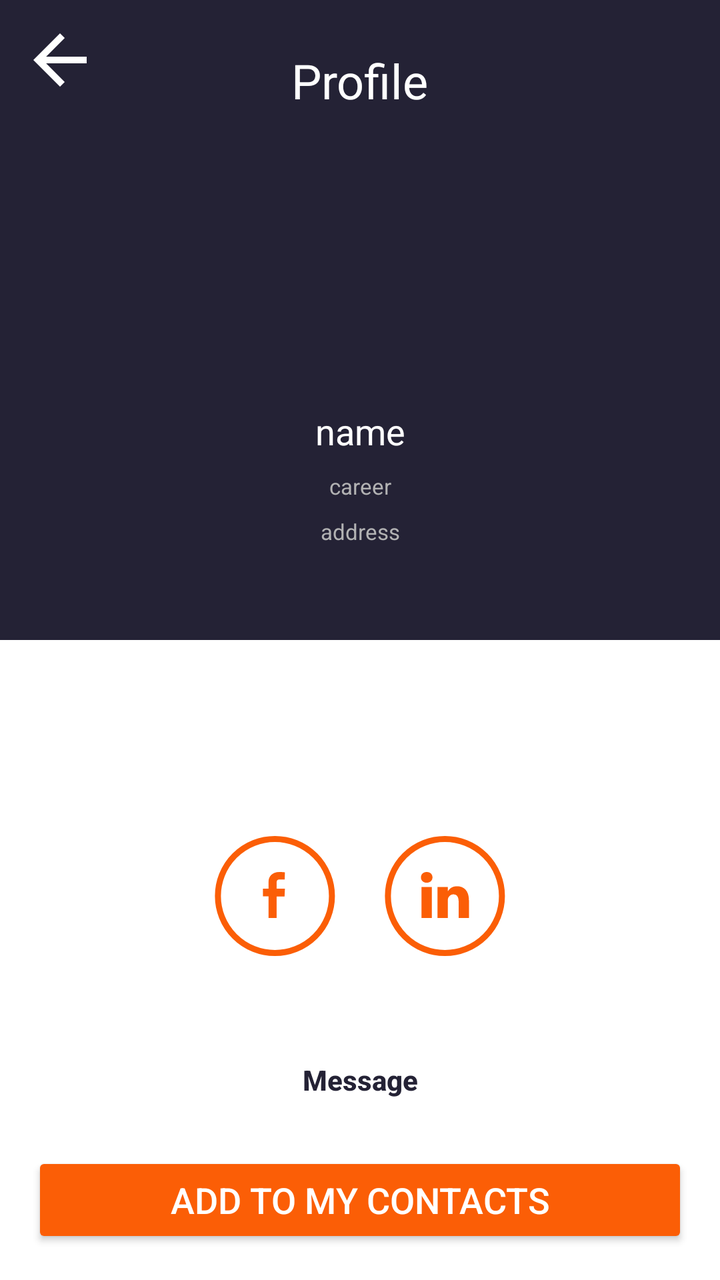
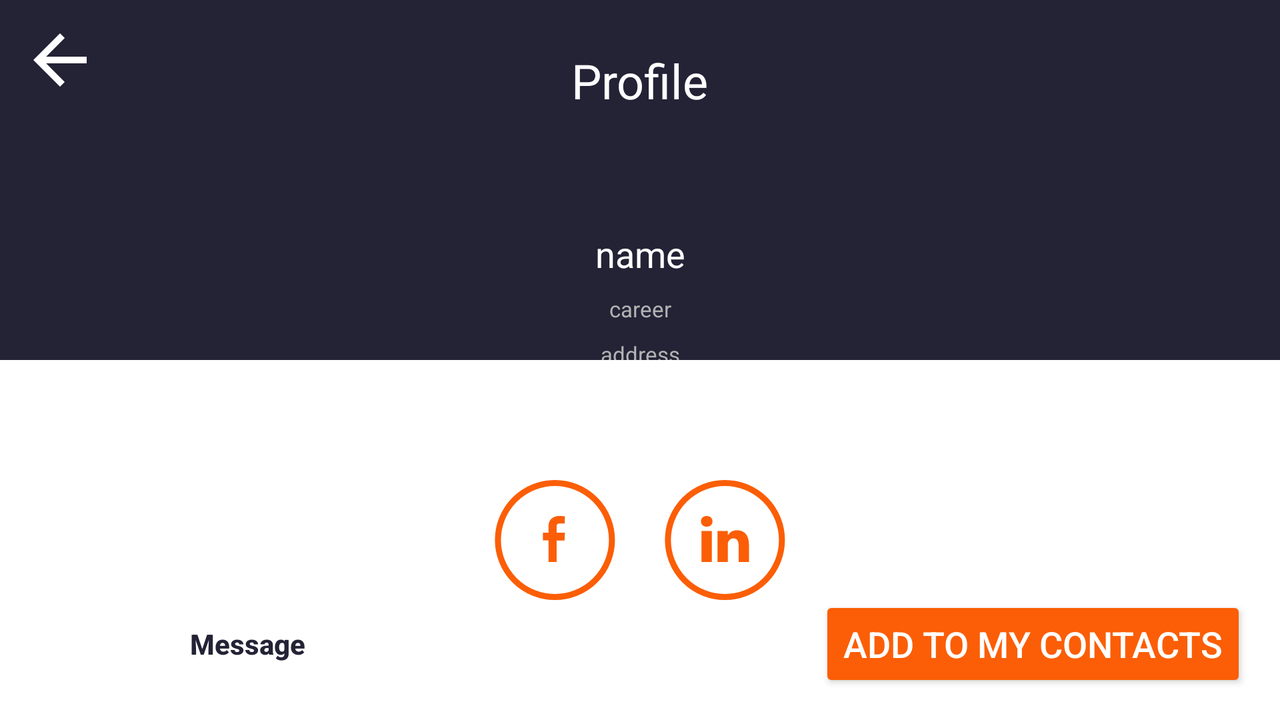

First picture: res/layout/ on a phone held upright. Second picture: the repository's own variant of that layout, on a device whose configuration matches the variant's folder. Source for both follows.
<!-- AndroidManifest.xml: application theme Theme.Level5 -->
<!-- res/layout/fragment_unattached_contact_profile.xml -->
<?xml version="1.0" encoding="utf-8"?>
<androidx.constraintlayout.widget.ConstraintLayout xmlns:android="http://schemas.android.com/apk/res/android"
    xmlns:app="http://schemas.android.com/apk/res-auto"
    xmlns:tools="http://schemas.android.com/tools"
    android:id="@+id/contactProfile"
    android:layout_width="match_parent"
    android:layout_height="match_parent"
    android:tag="ContactProfile"
    tools:context="activity.mainActivity.fragments.fragmentContactProfile.FragmentContactProfile">

    <androidx.constraintlayout.widget.ConstraintLayout
        android:id="@+id/clTopPart"
        android:layout_width="match_parent"
        android:layout_height="0dp"
        android:background="?attr/colorPrimary"
        app:layout_constraintEnd_toEndOf="parent"
        app:layout_constraintHeight_percent="0.50"
        app:layout_constraintStart_toStartOf="parent"
        app:layout_constraintTop_toTopOf="parent">

        <androidx.appcompat.widget.AppCompatTextView
            android:id="@+id/tv_Profile"
            android:layout_width="wrap_content"
            android:layout_height="wrap_content"
            android:layout_marginTop="@dimen/margin_large"
            android:text="@string/profile"
            android:textColor="?attr/colorOnPrimary"
            android:textSize="@dimen/margin_large"
            app:layout_constraintEnd_toEndOf="parent"
            app:layout_constraintStart_toStartOf="parent"
            app:layout_constraintTop_toTopOf="parent" />

        <androidx.constraintlayout.helper.widget.Flow
            android:id="@+id/fwUserData"
            android:layout_width="0dp"
            android:layout_height="wrap_content"
            android:layout_marginTop="@dimen/margin_large"
            android:orientation="vertical"
            app:constraint_referenced_ids="ivAddContactPhoto, tvName, tvCareer, tvUserAddress"
            app:flow_verticalGap="@dimen/margin_small"
            app:flow_verticalStyle="packed"
            app:flow_wrapMode="chain"
            app:layout_constraintBottom_toBottomOf="parent"
            app:layout_constraintEnd_toEndOf="parent"
            app:layout_constraintStart_toStartOf="parent"
            app:layout_constraintTop_toTopOf="@+id/tv_Profile" />

        <androidx.appcompat.widget.AppCompatImageView
            android:id="@+id/ivAddContactPhoto"
            android:layout_width="@dimen/user_photo_size"
            android:layout_height="@dimen/user_photo_size"
            android:foreground="@drawable/shaper_color_prime"
            android:src="@drawable/dummy_user_photo" />

        <androidx.appcompat.widget.AppCompatImageView
            android:id="@+id/btnArrow"
            android:layout_width="60dp"
            android:layout_height="60dp"
            android:padding="@dimen/padding_back_arrow"
            android:src="@drawable/ic_back_arrow"
            app:layout_constraintStart_toStartOf="parent"
            app:layout_constraintTop_toTopOf="parent" />

        <TextView
            android:id="@+id/tvName"
            android:layout_width="wrap_content"
            android:layout_height="wrap_content"
            android:text="@string/name"
            android:textColor="?attr/colorOnPrimary"
            android:textSize="@dimen/large_text_size"
            tools:ignore="MissingConstraints" />

        <androidx.appcompat.widget.AppCompatTextView
            android:id="@+id/tvCareer"
            android:layout_width="wrap_content"
            android:layout_height="wrap_content"
            android:text="@string/career"
            android:textColor="?attr/colorOnSecondary"
            android:textSize="@dimen/small_text_size"
            tools:ignore="MissingConstraints" />

        <androidx.appcompat.widget.AppCompatTextView
            android:id="@+id/tvUserAddress"
            android:layout_width="wrap_content"
            android:layout_height="wrap_content"
            android:text="@string/address"
            android:textColor="?attr/colorOnSecondary"
            android:textSize="@dimen/small_text_size"
            tools:ignore="MissingConstraints" />

    </androidx.constraintlayout.widget.ConstraintLayout>

    <androidx.constraintlayout.widget.ConstraintLayout
        android:id="@+id/clBottomPart"
        android:layout_width="match_parent"
        android:layout_height="0dp"
        app:layout_constraintBottom_toBottomOf="parent"
        app:layout_constraintEnd_toEndOf="parent"
        app:layout_constraintStart_toStartOf="parent"
        app:layout_constraintTop_toBottomOf="@+id/clTopPart">

        <androidx.constraintlayout.helper.widget.Flow
            android:id="@+id/fwLinksToAnotherSN"
            android:layout_width="wrap_content"
            android:layout_height="wrap_content"
            app:constraint_referenced_ids="ivFacebook, ivLinkedIn"
            app:flow_horizontalGap="@dimen/margin_large"
            app:flow_horizontalStyle="spread_inside"
            app:flow_wrapMode="chain"
            app:layout_constraintBottom_toTopOf="@+id/btnSendMessage"
            app:layout_constraintEnd_toEndOf="parent"
            app:layout_constraintStart_toStartOf="parent"
            app:layout_constraintTop_toTopOf="parent" />

        <androidx.appcompat.widget.AppCompatImageView
            android:id="@+id/ivFacebook"
            android:layout_width="wrap_content"
            android:layout_height="wrap_content"
            android:background="@drawable/ic_facebook_logo"
            tools:ignore="MissingConstraints" />

        <androidx.appcompat.widget.AppCompatImageView
            android:id="@+id/ivLinkedIn"
            android:layout_width="wrap_content"
            android:layout_height="wrap_content"
            android:background="@drawable/ic_linkedin_logo"
            tools:ignore="MissingConstraints" />

        <androidx.appcompat.widget.AppCompatButton
            android:id="@+id/btnEditProfile"
            android:layout_width="match_parent"
            android:layout_height="@dimen/min_btn_height"
            android:layout_marginLeft="@dimen/margin_mid"
            android:layout_marginRight="@dimen/margin_mid"
            android:layout_marginBottom="@dimen/margin_mid"
            android:background="@color/no_color"
            android:foreground="@drawable/frame_rounding_color_primary_variant"
            android:text="@string/message"
            android:textAllCaps="false"
            android:textColor="?attr/colorPrimary"
            android:textSize="@dimen/mid_text_size"
            android:textStyle="bold"
            app:layout_constraintBottom_toTopOf="@+id/btnSendMessage"
            app:layout_constraintEnd_toEndOf="parent"
            app:layout_constraintStart_toStartOf="parent" />

        <androidx.appcompat.widget.AppCompatButton
            android:id="@+id/btnSendMessage"
            android:layout_width="match_parent"
            android:layout_height="wrap_content"
            android:layout_marginLeft="@dimen/margin_mid"
            android:layout_marginRight="@dimen/margin_mid"
            android:layout_marginBottom="@dimen/margin_mid"
            android:backgroundTint="?attr/colorSecondary"
            android:text="@string/add_to_my_contacts"
            android:textColor="?attr/colorOnPrimary"
            android:textSize="@dimen/large_text_size"
            app:layout_constraintBottom_toBottomOf="parent"
            app:layout_constraintEnd_toEndOf="parent"
            app:layout_constraintStart_toStartOf="parent" />

    </androidx.constraintlayout.widget.ConstraintLayout>

</androidx.constraintlayout.widget.ConstraintLayout>
<!-- resources referenced by this layout -->
<resources>
  <color name="no_color">#00000000</color>
  <dimen name="large_text_size">18sp</dimen>
  <dimen name="margin_large">24sp</dimen>
  <dimen name="margin_mid">16dp</dimen>
  <dimen name="margin_small">8dp</dimen>
  <dimen name="mid_text_size">14sp</dimen>
  <dimen name="min_btn_height">40dp</dimen>
  <dimen name="padding_back_arrow">10dp</dimen>
  <dimen name="small_text_size">11sp</dimen>
  <dimen name="user_photo_size">100dp</dimen>
  <!-- drawable frame_rounding_color_primary_variant (drawable) -->
  <shape xmlns:android="http://schemas.android.com/apk/res/android">
      <corners android:radius="5dp" />
      <stroke android:width="2dp" android:color="?attr/colorPrimaryVariant"/>
  </shape>
  <!-- drawable ic_back_arrow (drawable) -->
  <vector xmlns:android="http://schemas.android.com/apk/res/android"
      android:width="24dp"
      android:height="24dp"
      android:tint="?attr/colorOnPrimary"
      android:viewportWidth="24"
      android:viewportHeight="24">
      <path
          android:fillColor="?attr/colorOnPrimary"
          android:pathData="M20,11H7.83l5.59,-5.59L12,4l-8,8 8,8 1.41,-1.41L7.83,13H20v-2z" />
  </vector>
  <!-- drawable ic_facebook_logo (drawable) -->
  <vector xmlns:android="http://schemas.android.com/apk/res/android"
      android:width="61dp"
      android:height="60dp"
      android:viewportWidth="61"
      android:viewportHeight="60">
      <path
          android:fillColor="?android:attr/colorBackground"
          android:strokeColor="?attr/colorSecondary"
          android:strokeWidth="3"
          android:pathData="M30.46 1.5A28.5 28.5 0 1 0 30.46 58.5 28.5 28.5 0 1 0 30.46 1.5z"/>
      <path
          android:fillColor="?attr/colorSecondary"
          android:pathData="M27.27 41V30.2h-2.8v-3.88h2.8V23c0-2.6 1.66-5 5.48-5 1.55 0 2.7 0.15 2.7 0.15l-0.1 3.63-2.44-0.01c-1.38 0-1.6 0.64-1.6 1.71v2.84h4.15l-0.18 3.89h-3.97V41h-4.04"/>
  </vector>
  <string name="add_to_my_contacts">add to my contacts</string>
  <string name="address">address</string>
  <string name="career">career</string>
  <string name="message">Message</string>
  <string name="name">name</string>
  <string name="profile">Profile</string>
  <style name="Theme.Level5" parent="Theme.MaterialComponents.DayNight.NoActionBar">
          
          <item name="colorPrimary">@color/dark_blue</item>
          <item name="colorPrimaryVariant">#12111B</item>
          <item name="colorOnPrimary">@color/white</item>
          
          <item name="colorSecondary">@color/orange</item>
          
          <item name="colorOnSecondary">@color/second_text_color</item>
          
          <item name="android:statusBarColor">?attr/colorPrimaryVariant</item>
          <item name="background">@color/white</item>
          <item name="selectedItem">@color/light_gray</item>
          
          <item name="android:windowActivityTransitions">true</item>
          <item name="boxStrokeColor">@color/light_gray</item>
      </style>
  <color name="dark_blue">#242235</color>
  <color name="white">#FFFFFF</color>
  <color name="orange">#FB5E06</color>
  <color name="second_text_color">#B2B2B3</color>
  <color name="light_gray">#E1E1E3</color>
</resources>
<!-- res/layout-land/fragment_unattached_contact_profile.xml (the repository's variant of the layout above) -->
<!-- drawn on the phone turned sideways -->
<?xml version="1.0" encoding="utf-8"?>
<androidx.constraintlayout.widget.ConstraintLayout xmlns:android="http://schemas.android.com/apk/res/android"
    xmlns:app="http://schemas.android.com/apk/res-auto"
    xmlns:tools="http://schemas.android.com/tools"
    android:id="@+id/contactProfile"
    android:layout_width="match_parent"
    android:layout_height="match_parent"
    android:tag="ContactProfile"
    tools:context="activity.mainActivity.fragments.fragmentContactProfile.FragmentContactProfile">

    <androidx.constraintlayout.widget.ConstraintLayout
        android:id="@+id/clTopPart"
        android:layout_width="match_parent"
        android:layout_height="0dp"
        android:background="?attr/colorPrimary"
        app:layout_constraintEnd_toEndOf="parent"
        app:layout_constraintHeight_percent="0.50"
        app:layout_constraintStart_toStartOf="parent"
        app:layout_constraintTop_toTopOf="parent">

        <androidx.appcompat.widget.AppCompatTextView
            android:id="@+id/tv_Profile"
            android:layout_width="wrap_content"
            android:layout_height="wrap_content"
            android:layout_marginTop="@dimen/margin_large"
            android:text="@string/profile"
            android:textColor="?attr/colorOnPrimary"
            android:textSize="@dimen/margin_large"
            app:layout_constraintEnd_toEndOf="parent"
            app:layout_constraintStart_toStartOf="parent"
            app:layout_constraintTop_toTopOf="parent" />

        <androidx.constraintlayout.helper.widget.Flow
            android:id="@+id/fwUserData"
            android:layout_width="0dp"
            android:layout_height="wrap_content"
            android:layout_marginTop="@dimen/margin_large"
            android:orientation="vertical"
            app:constraint_referenced_ids="ivAddContactPhoto, tvName, tvCareer, tvUserAddress"
            app:flow_verticalGap="@dimen/margin_small"
            app:flow_verticalStyle="packed"
            app:flow_wrapMode="chain"
            app:layout_constraintBottom_toBottomOf="parent"
            app:layout_constraintEnd_toEndOf="parent"
            app:layout_constraintStart_toStartOf="parent"
            app:layout_constraintTop_toTopOf="@+id/tv_Profile" />

        <androidx.appcompat.widget.AppCompatImageView
            android:id="@+id/ivAddContactPhoto"
            android:layout_width="@dimen/user_photo_size"
            android:layout_height="@dimen/user_photo_size"
            android:foreground="@drawable/shaper_color_prime"
            android:src="@drawable/dummy_user_photo" />

        <androidx.appcompat.widget.AppCompatImageView
            android:id="@+id/btnArrow"
            android:layout_width="60dp"
            android:layout_height="60dp"
            android:padding="@dimen/padding_back_arrow"
            android:src="@drawable/ic_back_arrow"
            app:layout_constraintStart_toStartOf="parent"
            app:layout_constraintTop_toTopOf="parent" />

        <TextView
            android:id="@+id/tvName"
            android:layout_width="wrap_content"
            android:layout_height="wrap_content"
            android:text="@string/name"
            android:textColor="?attr/colorOnPrimary"
            android:textSize="@dimen/large_text_size"
            tools:ignore="MissingConstraints" />

        <androidx.appcompat.widget.AppCompatTextView
            android:id="@+id/tvCareer"
            android:layout_width="wrap_content"
            android:layout_height="wrap_content"
            android:text="@string/career"
            android:textColor="?attr/colorOnSecondary"
            android:textSize="@dimen/small_text_size"
            tools:ignore="MissingConstraints" />

        <androidx.appcompat.widget.AppCompatTextView
            android:id="@+id/tvUserAddress"
            android:layout_width="wrap_content"
            android:layout_height="wrap_content"
            android:text="@string/address"
            android:textColor="?attr/colorOnSecondary"
            android:textSize="@dimen/small_text_size"
            tools:ignore="MissingConstraints" />

    </androidx.constraintlayout.widget.ConstraintLayout>

    <androidx.constraintlayout.widget.ConstraintLayout
        android:id="@+id/clBottomPart"
        android:layout_width="match_parent"
        android:layout_height="0dp"
        app:layout_constraintBottom_toBottomOf="parent"
        app:layout_constraintEnd_toEndOf="parent"
        app:layout_constraintStart_toStartOf="parent"
        app:layout_constraintTop_toBottomOf="@+id/clTopPart">

        <androidx.constraintlayout.helper.widget.Flow
            android:id="@+id/fwLinksToAnotherSN"
            android:layout_width="wrap_content"
            android:layout_height="wrap_content"
            app:constraint_referenced_ids="ivFacebook, ivLinkedIn"
            app:flow_horizontalGap="@dimen/margin_large"
            app:flow_horizontalStyle="spread_inside"
            app:flow_wrapMode="chain"
            app:layout_constraintBottom_toBottomOf="parent"
            app:layout_constraintEnd_toEndOf="parent"
            app:layout_constraintStart_toStartOf="parent"
            app:layout_constraintTop_toTopOf="parent" />

        <androidx.appcompat.widget.AppCompatImageView
            android:id="@+id/ivFacebook"
            android:layout_width="wrap_content"
            android:layout_height="wrap_content"
            android:background="@drawable/ic_facebook_logo"
            tools:ignore="MissingConstraints" />

        <androidx.appcompat.widget.AppCompatImageView
            android:id="@+id/ivLinkedIn"
            android:layout_width="wrap_content"
            android:layout_height="wrap_content"
            android:background="@drawable/ic_linkedin_logo"
            tools:ignore="MissingConstraints" />

        <androidx.appcompat.widget.AppCompatButton
            android:id="@+id/btnEditProfile"
            android:layout_width="@dimen/minWidth_land"
            android:layout_height="@dimen/min_btn_height"
            android:layout_marginBottom="@dimen/margin_mid"
            android:background="@color/no_color"
            android:foreground="@drawable/frame_rounding_color_primary_variant"
            android:text="@string/message"
            android:textAllCaps="false"
            android:textColor="?attr/colorPrimary"
            android:textSize="@dimen/mid_text_size"
            android:textStyle="bold"
            app:layout_constraintBottom_toBottomOf="parent"
            app:layout_constraintEnd_toStartOf="@+id/fwLinksToAnotherSN"
            app:layout_constraintStart_toStartOf="parent"
            app:layout_constraintTop_toBottomOf="@+id/fwLinksToAnotherSN" />

        <androidx.appcompat.widget.AppCompatButton
            android:id="@+id/btnSendMessage"
            android:layout_width="wrap_content"
            android:layout_height="wrap_content"
            android:layout_marginBottom="@dimen/margin_mid"
            android:backgroundTint="?attr/colorSecondary"
            android:text="@string/add_to_my_contacts"
            android:textColor="?attr/colorOnPrimary"
            android:textSize="@dimen/large_text_size"
            app:layout_constraintBottom_toBottomOf="parent"
            app:layout_constraintEnd_toEndOf="parent"
            app:layout_constraintStart_toEndOf="@+id/fwLinksToAnotherSN"
            app:layout_constraintTop_toBottomOf="@+id/fwLinksToAnotherSN" />

    </androidx.constraintlayout.widget.ConstraintLayout>

</androidx.constraintlayout.widget.ConstraintLayout>
<!-- resources referenced by the variant -->
<!-- as the phone turned sideways resolves them -->
<resources>
  <color name="no_color">#00000000</color>
  <!-- from res/values-land/ -->
  <dimen name="large_text_size">18sp</dimen>
  <!-- from res/values-land/ -->
  <dimen name="margin_large">24sp</dimen>
  <!-- from res/values-land/ -->
  <dimen name="margin_mid">16dp</dimen>
  <!-- from res/values-land/ -->
  <dimen name="margin_small">8dp</dimen>
  <!-- from res/values-land/ -->
  <dimen name="mid_text_size">14sp</dimen>
  <!-- from res/values-land/ -->
  <dimen name="minWidth_land">210dp</dimen>
  <!-- from res/values-land/ -->
  <dimen name="min_btn_height">40dp</dimen>
  <!-- from res/values-land/ -->
  <dimen name="padding_back_arrow">10dp</dimen>
  <!-- from res/values-land/ -->
  <dimen name="small_text_size">11sp</dimen>
  <!-- from res/values-land/ -->
  <dimen name="user_photo_size">63dp</dimen>
  <!-- drawable frame_rounding_color_primary_variant (drawable) -->
  <shape xmlns:android="http://schemas.android.com/apk/res/android">
      <corners android:radius="5dp" />
      <stroke android:width="2dp" android:color="?attr/colorPrimaryVariant"/>
  </shape>
  <!-- drawable ic_back_arrow (drawable) -->
  <vector xmlns:android="http://schemas.android.com/apk/res/android"
      android:width="24dp"
      android:height="24dp"
      android:tint="?attr/colorOnPrimary"
      android:viewportWidth="24"
      android:viewportHeight="24">
      <path
          android:fillColor="?attr/colorOnPrimary"
          android:pathData="M20,11H7.83l5.59,-5.59L12,4l-8,8 8,8 1.41,-1.41L7.83,13H20v-2z" />
  </vector>
  <!-- drawable ic_facebook_logo (drawable) -->
  <vector xmlns:android="http://schemas.android.com/apk/res/android"
      android:width="61dp"
      android:height="60dp"
      android:viewportWidth="61"
      android:viewportHeight="60">
      <path
          android:fillColor="?android:attr/colorBackground"
          android:strokeColor="?attr/colorSecondary"
          android:strokeWidth="3"
          android:pathData="M30.46 1.5A28.5 28.5 0 1 0 30.46 58.5 28.5 28.5 0 1 0 30.46 1.5z"/>
      <path
          android:fillColor="?attr/colorSecondary"
          android:pathData="M27.27 41V30.2h-2.8v-3.88h2.8V23c0-2.6 1.66-5 5.48-5 1.55 0 2.7 0.15 2.7 0.15l-0.1 3.63-2.44-0.01c-1.38 0-1.6 0.64-1.6 1.71v2.84h4.15l-0.18 3.89h-3.97V41h-4.04"/>
  </vector>
  <string name="add_to_my_contacts">add to my contacts</string>
  <string name="address">address</string>
  <string name="career">career</string>
  <string name="message">Message</string>
  <string name="name">name</string>
  <string name="profile">Profile</string>
  <style name="Theme.Level5" parent="Theme.MaterialComponents.DayNight.NoActionBar">
          
          <item name="colorPrimary">@color/dark_blue</item>
          <item name="colorPrimaryVariant">#12111B</item>
          <item name="colorOnPrimary">@color/white</item>
          
          <item name="colorSecondary">@color/orange</item>
          
          <item name="colorOnSecondary">@color/second_text_color</item>
          
          <item name="android:statusBarColor">?attr/colorPrimaryVariant</item>
          <item name="background">@color/white</item>
          <item name="selectedItem">@color/light_gray</item>
          
          <item name="android:windowActivityTransitions">true</item>
          <item name="boxStrokeColor">@color/light_gray</item>
      </style>
  <color name="dark_blue">#242235</color>
  <color name="white">#FFFFFF</color>
  <color name="orange">#FB5E06</color>
  <color name="second_text_color">#B2B2B3</color>
  <color name="light_gray">#E1E1E3</color>
</resources>
